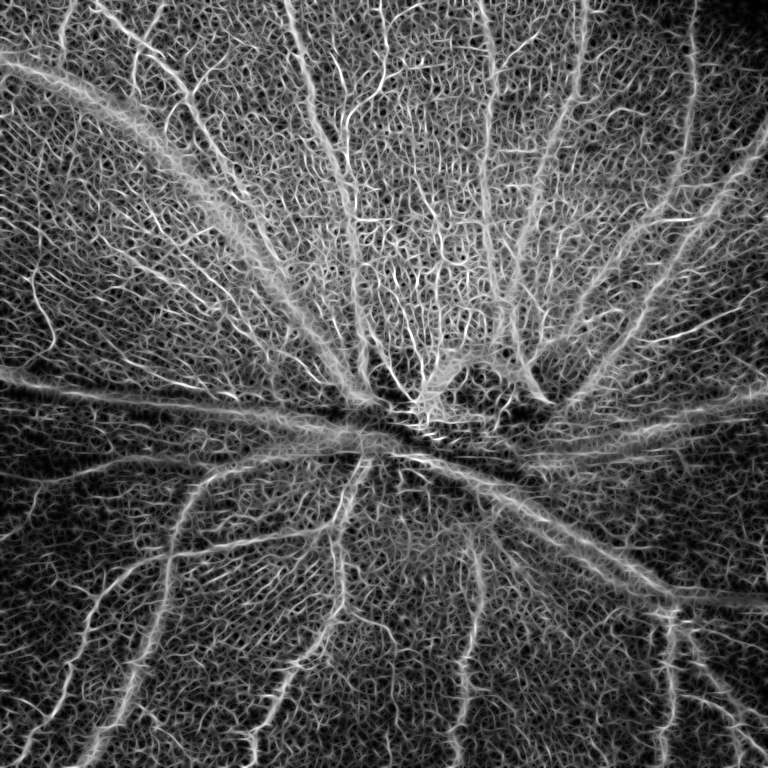
//> input picture frangi/image.bmp, 768 x 768 px
$ ./cartoon frangi/image.bmp   (built with g++ and OpenCV 4)
//> lines starting //> are read from the running program, lines starting //| are printed output that depends on the picture
#include <opencv2/opencv.hpp>
#include <iostream>

int main(int argc, char const *argv[]) {
  int num_down = 2;//downSampling
  int num_bilateral = 7;//bilateralFilter
  cv::Mat img_rgb = cv::imread(argv[1],1);
//> img_rgb is the input picture: 768 rows x 768 cols, CV_8UC3; min 0, max 255, mean 86.2
  //img_rgb.convertTo(img_rgb,CV_32FC3,1/255.0);
  cv::Mat img_color = img_rgb;

  for(size_t i=0;i<num_down;i++){
    pyrDown(img_color,img_color,cv::Size());
  }
//> this loop made 2 passes
//> pass 1, `pyrDown(img_color,img_color,cv::Size());`:
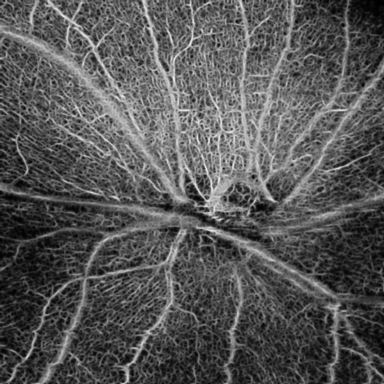
//> img_color: 384 rows x 384 cols, CV_8UC3; min 0, max 240, mean 86.2
//> pass 2, `pyrDown(img_color,img_color,cv::Size());`:
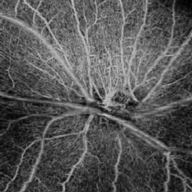
//> img_color: 192 rows x 192 cols, CV_8UC3; min 0, max 199, mean 86.2

  int d=15;//Diameter of each pixel neighborhood
  double sigmaColor = 80;
  double sigmaSpace = 80;
  size_t i=0;
  cv::Mat img_temp;
  while(i<num_bilateral){
    cv::bilateralFilter(img_color,img_temp,9,9,9);
    img_color = img_temp;
    img_temp = cv::Mat::zeros(cv::Size(img_color.size()),CV_8UC1);
    i++;
  }
//> img_temp: 192 rows x 192 cols, CV_8UC1; every value is 0
//> after the loop, i = 7

  for(size_t i=0;i<num_down;i++){
    pyrUp(img_color,img_color,cv::Size());
  }
//> this loop made 2 passes
//> pass 1, `pyrUp(img_color,img_color,cv::Size());`:
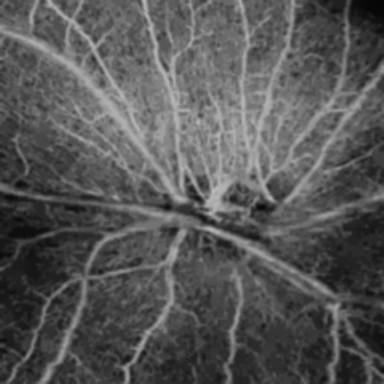
//> img_color: 384 rows x 384 cols, CV_8UC3; min 6, max 187, mean 86.2

  cv::Mat img_gray,img_blur,img_edge,img_edge1,img_cartoon,img_color1;
  cv::cvtColor(img_rgb,img_gray,cv::COLOR_BGR2GRAY);
  cv::medianBlur(img_gray,img_blur,7);
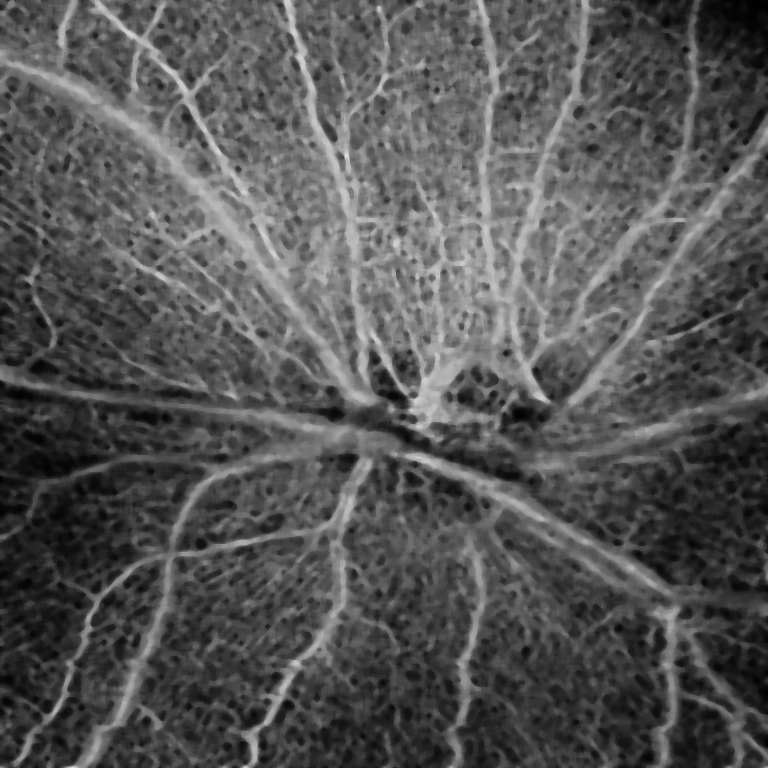
//> img_blur: 768 rows x 768 cols, CV_8UC1; min 0, max 218, mean 85.2
  cv::adaptiveThreshold(img_blur,img_edge,255,CV_ADAPTIVE_THRESH_MEAN_C,
  CV_THRESH_BINARY,3,5);
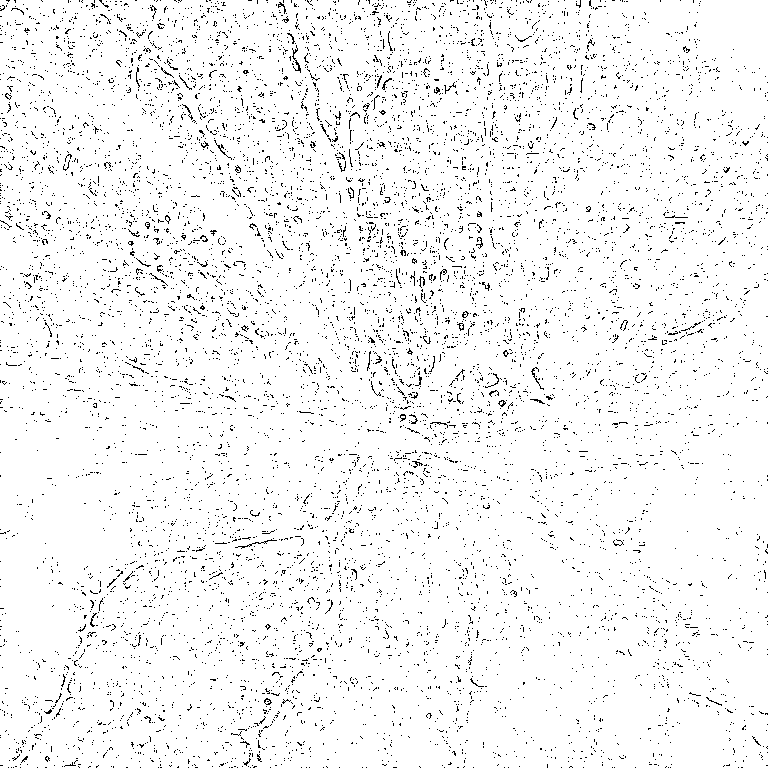
//> img_edge: 768 rows x 768 cols, CV_8UC1; 95.9% white; black in thin lines or dots

   cv::cvtColor(img_edge,img_edge1,cv::COLOR_GRAY2BGR);
//> img_edge1: 768 rows x 768 cols, CV_8UC3; 95.9% white; black in thin lines or dots
   cv::resize(img_color,img_color1,cv::Size(img_edge1.size()));
   //std::cout << img_edge1.size() <<img_color1.size() << '\n';
  cv::bitwise_and(img_edge1,img_color1,img_cartoon);
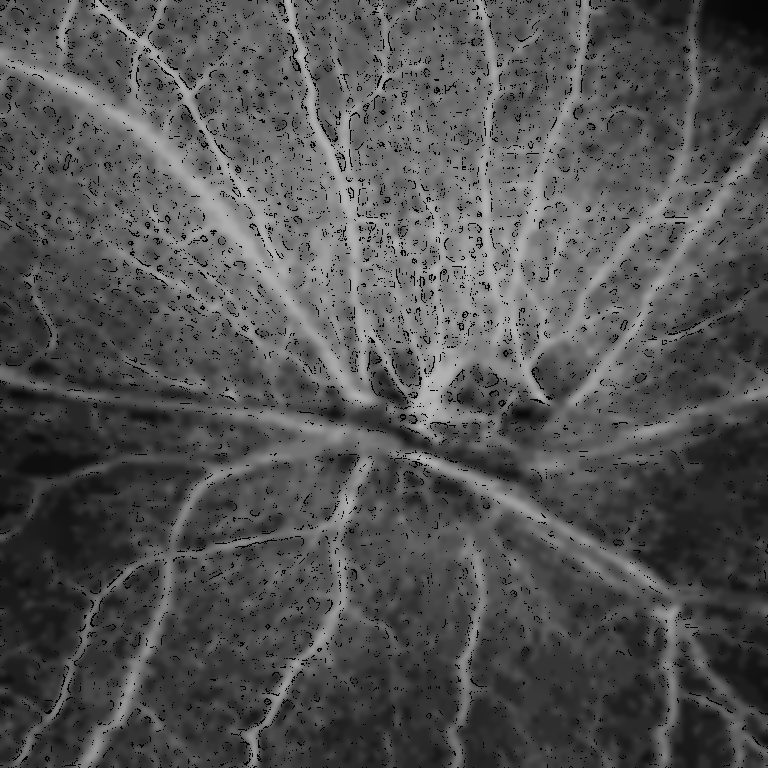
//> img_cartoon: 768 rows x 768 cols, CV_8UC3; min 0, max 186, mean 82.3
  // cv::putText(img_cartoon,"hello",cv::Point(100,100),//coordinates
  // cv::FONT_HERSHEY_PLAIN,100.0,cv::Scalar(0,0,0),1,2);
  //cv::namedWindow("img_color",cv::WINDOW_NORMAL);
  cv::imwrite("jpg/Cartoon.jpg",img_cartoon);
  //cv::imshow("img_color",img_cartoon);
  //cv::waitKey(5000);
  return 0;
}
